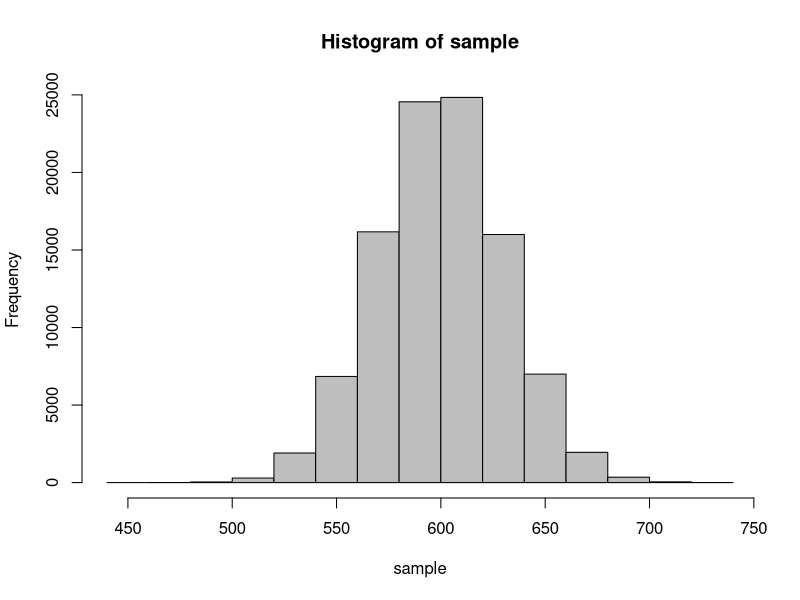
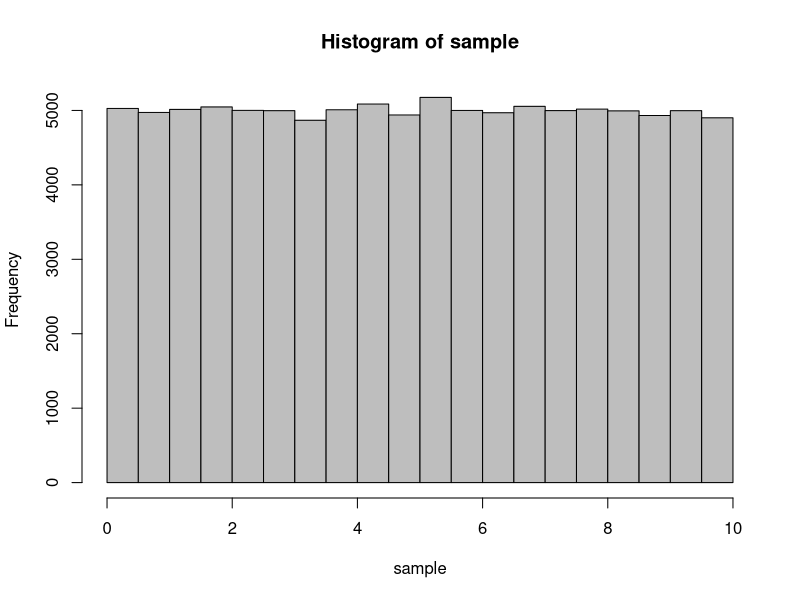
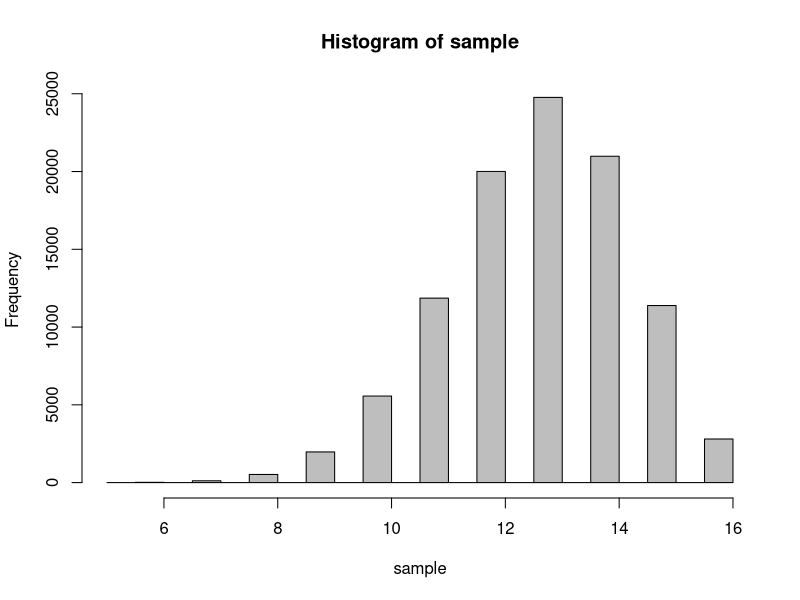
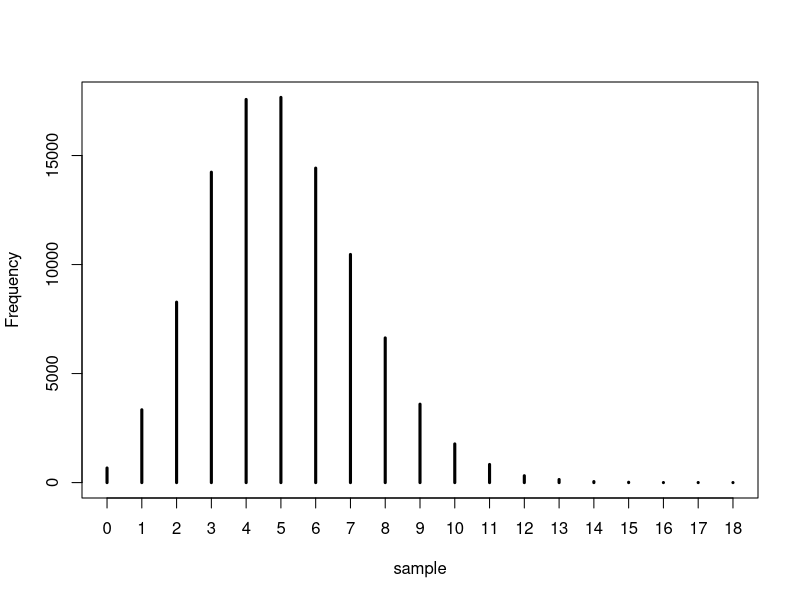

Here is the R script that generated these plots, in order: (Note: this script raises an error after producing the figures.)
# Chapter 6

# normal distribution examples

# Specification in BUGs : 
# x ~dnorm(mean,tau)#notetau=1/variance

n <- 100000  # Sample Size
mu <- mean <- 600  # Body mass of pelegrines
sd <- st.dev <- 30  # SD of body mass of pelegrines

sample <- rnorm(n = n, mean = mu, sd = sd)
hist(sample,col="grey")

# uniform distribution

# Specification in BUGs : 
# x ~dunif(lower,upper)

n <- 100000 # Samplesize
a <- lower.limit <- 0
b <- upper.limit <- 10

sample <- runif(n = n, min = a, max = b)
hist(sample, col = "grey")

# bionomial distribution

# Specification in BUGs :
# x ~dbin(p,N) # Note order of parameters!
# x ~dbern(p)

n <- 100000 # Samplesize
N <- 16 # Number of individuals that flip the coin
p <- 0.8 # Probability of being counted (seen), dead or a male
sample <- rbinom(n = n, size = N, prob= p)
hist(sample, col = "grey")

# poisson distribution

# Specification in BUGs : 
# x ~dpois(lambda)

n <- 100000 # Samplesize
lambda <- 5 #Average#individualspersample,density
sample <- rpois(n = n, lambda = lambda)
plot(table(sample), lwd = 3, ylab = "Frequency")

######################################################################

# 6.3 Snake Example

# Dataset
mass <- c(6,8,5,7,9,11)
pop <- factor(c(1,1,2,2,3,3))
region <- factor(c(1,1,1,1,2,2))
hab <- factor(c(1,2,3,1,2,3))
svl <- c(40, 45,39,50,52,57)

# 6.3.1. The model of the mean
lm(mass ~ 1)

model.matrix(mass~1)

# Model of the mean in Jags
model <- "
model {
  for(i in 1:nobs){
  # Likelihood
  mass[i] ~ dnorm(mean, tau)
  }
  # Priors
  mean ~ dunif(0,100)
  tau <- 1 / vari #
  vari <- sd * sd
  sd ~ dunif(0,10)
}"
model.spec <- textConnection(model)

Data <- list(mass = mass, nobs = length(mass))
inits.fn <- function() list(mean = runif(0,100), sd = runif(0,10))
jagsModel <- jags.model(file= model.spec,
                        data=Data,
                        init = inits.fn,
                        n.chains = 3, 
                        n.adapt = 100)
para.names <- c("mean", "vari", "sd")
Samples <- coda.samples(jagsModel, 
                        variable.names = para.names, 
                        n.iter = 1000)
plot(Samples)
summary(Samples)

# 6.3.2. t-Test
lm(mass ~ region)

model.matrix(~region)

lm(mass~region)

model.matrix(~region-1)

lm(mass~region-1)

# 6.3.3. Simple linear regression
lm(mass ~ svl)

model.matrix(~svl)

lm(mass~svl)

model.matrix(~svl-1)

lm(mass~svl-1)

# 6.3.4. One-way analysis of variance (one-way ANOVA)
lm(mass ~ pop)

model.matrix(~pop)

model.matrix(~pop-1)

lm(mass~pop)				# Effects parameterization (R default)

lm(mass~pop-1)				# Means parameterization


# 6.3.5. Two-way analysis of variance (two-way ANOVA)
lm(mass ~ region + hab)

model.matrix(~region + hab)

lm(mass ~ region * hab)

model.matrix(~region * hab)

lm(mass ~ region * hab-1-region-hab)

model.matrix(~ region * hab-1-region-hab)


# 6.3.6. Analysis of covariance (ANCOVA)
lm(mass ~ pop + svl)			# Additive model
lm(mass ~ pop * svl)			# Interactive model
lm(mass ~ pop + svl + pop:svl) 	# Same, R's way of specifying the interaction term

model.matrix(lm(mass ~ pop + svl))	# Additive model

model.matrix(lm(mass ~ pop * svl))	# Interactive model

model.matrix(lm(mass ~ pop + svl-1))	# Additive model

model.matrix(lm(mass ~ (pop * svl - 1 - svl))) # Interactive model

lm(mass ~ pop + svl)

fm <- lm(mass ~ pop + svl)		# Refit model
plot(svl, mass, col = c(rep("red", 2), rep("blue", 2), rep("green", 2)))
abline(fm$coef[1], fm$coef[4], col = "red")
abline(fm$coef[1]+ fm$coef[2], fm$coef[4], col = "blue")
abline(fm$coef[1]+ fm$coef[3], fm$coef[4], col = "green")

lm(mass ~ pop * svl)

fm <- lm(mass ~ pop * svl)		# Refit model
plot(svl, mass, col = c(rep("red", 2), rep("blue", 2), rep("green", 2)))
abline(fm$coef[1], fm$coef[4], col = "red")
abline(fm$coef[1]+ fm$coef[2], fm$coef[4] + fm$coef[5], col = "blue")
abline(fm$coef[1]+ fm$coef[3], fm$coef[4] + fm$coef[6], col = "green")

# mean parameterization
lm(mass ~ pop + svl-1)

lm(mass ~ pop * svl-1 - svl)